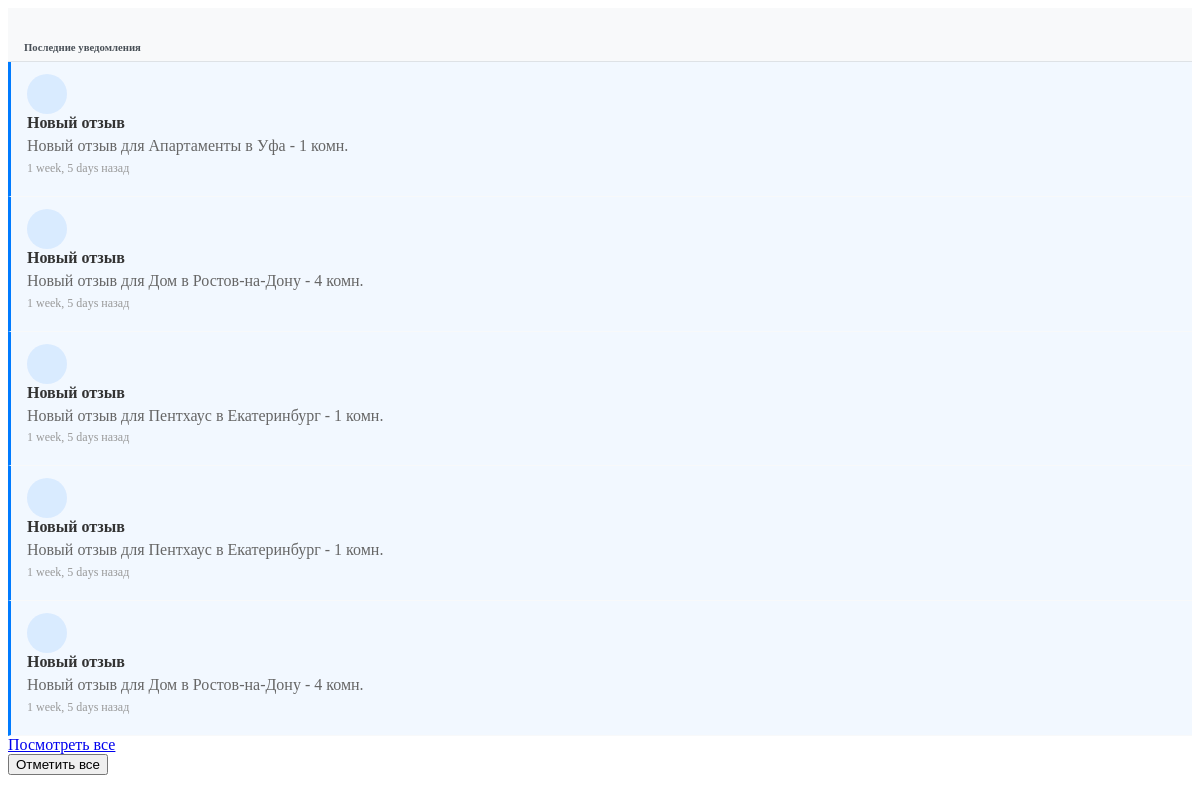
The page /notifications/api/recent/ (signed in) on the database as committed earlier.
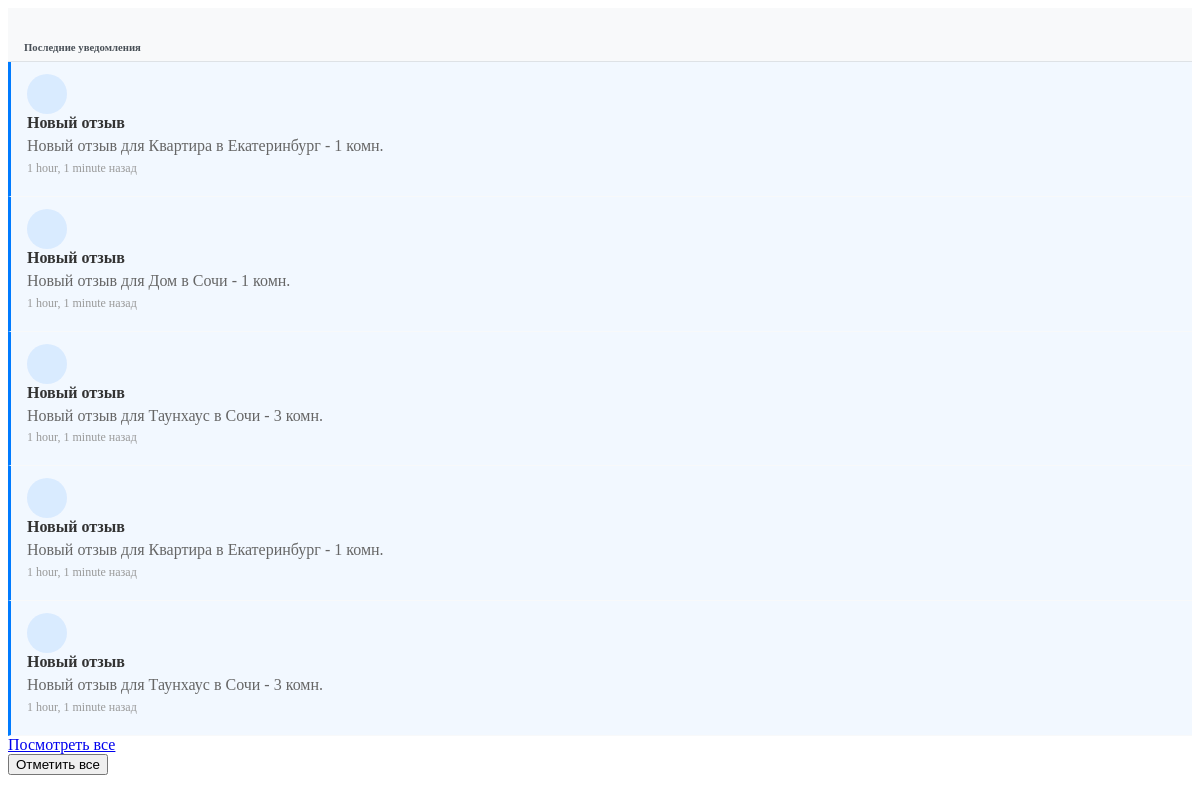
The same page on the database as committed later.
### notifications/models.py (models this page shows, shortened)
class Notification(models.Model):
    NOTIFICATION_TYPES = [
        ('booking_request', _('Booking Request')),
        ('booking_confirmed', _('Booking Confirmed')),
        ('booking_canceled', _('Booking Canceled')),
        ('message_received', _('Message Received')),
        ('review_received', _('Review Received')),
        ('listing_approved', _('Listing Approved')),
        ('payment_received', _('Payment Received')),
        ('system', _('System Notification')),
    ]
    user = models.ForeignKey(
        settings.AUTH_USER_MODEL,
        on_delete=models.CASCADE,
        related_name='notifications',
        verbose_name=_("User")
    )
    notification_type = models.CharField(
        _("Notification Type"),
        max_length=30,
        choices=NOTIFICATION_TYPES
    )
    title = models.CharField(_("Title"), max_length=255)
    message = models.TextField(_("Message"))
    is_read = models.BooleanField(_("Is Read"), default=False)
    booking = models.ForeignKey(
        'listings.Booking',
        on_delete=models.CASCADE,
        related_name='notifications',
        null=True,
        blank=True,
        verbose_name=_("Related Booking")
    )
    listing = models.ForeignKey(
        'listings.Listing',
        on_delete=models.CASCADE,
        related_name='notifications',
        null=True,
        blank=True,
        verbose_name=_("Related Listing")
    )
    conversation = models.ForeignKey(
        'chat.Conversation',
        on_delete=models.CASCADE,
        related_name='notifications',
        null=True,
        blank=True,
        verbose_name=_("Related Conversation")
    )
    review = models.ForeignKey(
        'listings.Review',
        on_delete=models.CASCADE,
        related_name='notifications',
        null=True,
        blank=True,
        verbose_name=_("Related Review")
    )
    created_at = models.DateTimeField(_("Created At"), auto_now_add=True)
    class Meta:
        verbose_name = _("Notification")
        verbose_name_plural = _("Notifications")
        ordering = ['-created_at']

### notifications/views.py (the view)
# urls.py: path('api/recent/', views.recent_notifications, name='recent_notifications'),
@login_required
def recent_notifications(request):
    notifications = request.user.notifications.all().order_by('-created_at')[:5]
    return render(request, 'notifications/partials/recent_notifications.html', {
        'notifications': notifications
    })

### notifications/templatetags/notify_tags.py (called while the page is built)
@register.filter
def notification_target_url(notification):
    if notification.booking:
        return f"/listings/bookings/{notification.booking.booking_reference}/"
    elif notification.conversation:
        return f"/chat/{notification.conversation.id}/"
    elif notification.listing:
        return f"/listings/{notification.listing.id}/"
    elif notification.review:
        return f"/listings/{notification.review.listing.id}/"
    return "/notifications/"

### notifications/templates/notifications/partials/recent_notifications.html (shortened to what this page needs)
<div class="dropdown-menu-header">
    <h6 class="dropdown-header">Последние уведомления</h6>
</div>
{% if notifications %}
    {% for notification in notifications %}
    <div class="dropdown-item notification-item {% if not notification.is_read %}unread{% endif %}"
         data-notification-id="{{ notification.id }}"
         data-target-url="{% load notify_tags %}{{ notification|notification_target_url }}"
         style="cursor: pointer;">
        <div class="d-flex">
            <div class="notification-icon me-2">
            </div>
            <div class="flex-grow-1">
                <div class="notification-title small fw-bold">{{ notification.title }}</div>
                <div class="notification-message small text-muted">{{ notification.message|truncatechars:60 }}</div>
                <div class="notification-time small text-muted">{{ notification.created_at|timesince }} назад</div>
            </div>
            {% if not notification.is_read %}
                <div class="notification-dot">
                    <span class="badge bg-primary rounded-pill">&nbsp;</span>
                </div>
            {% endif %}
        </div>
    </div>
    {% endfor %}
    <div class="dropdown-item text-center">
        <a href="{% url 'notifications:notification_list' %}" class="btn btn-sm btn-outline-primary">Посмотреть все</a>
    </div>
    <div class="dropdown-item text-center">
        <button class="btn btn-sm btn-outline-secondary" onclick="markAllNotificationsRead()">Отметить все</button>
    </div>
{% else %}
    <div class="empty-notifications">
        <i class="fas fa-bell-slash fa-2x"></i>
        <p class="mb-0">Нет уведомлений</p>
    </div>
{% endif %}

Rows that differ between the two databases and show on the page:
no longer on this page (row unchanged): Notification: title "Новый отзыв", message "Новый отзыв для Апартаменты в Уфа - 1 комн.", created_at "1 week, 5 days"
no longer on this page (row unchanged): Notification: title "Новый отзыв", message "Новый отзыв для Дом в Ростов-на-Дону - 4 комн.", created_at "1 week, 5 days"
no longer on this page (row unchanged): Notification: title "Новый отзыв", message "Новый отзыв для Пентхаус в Екатеринбург - 1 комн.", created_at "1 week, 5 days"
no longer on this page (row unchanged): Notification: title "Новый отзыв", message "Новый отзыв для Пентхаус в Екатеринбург - 1 комн.", created_at "1 week, 5 days"
no longer on this page (row unchanged): Notification: title "Новый отзыв", message "Новый отзыв для Дом в Ростов-на-Дону - 4 комн.", created_at "1 week, 5 days"
added Notification: title "Новый отзыв", message "Новый отзыв для Квартира в Екатеринбург - 1 комн.", created_at "1 hour, 1 minute"
added Notification: title "Новый отзыв", message "Новый отзыв для Дом в Сочи - 1 комн.", created_at "1 hour, 1 minute"
added Notification: title "Новый отзыв", message "Новый отзыв для Таунхаус в Сочи - 3 комн.", created_at "1 hour, 1 minute"
added Notification: title "Новый отзыв", message "Новый отзыв для Квартира в Екатеринбург - 1 комн.", created_at "1 hour, 1 minute"
added Notification: title "Новый отзыв", message "Новый отзыв для Таунхаус в Сочи - 3 комн.", created_at "1 hour, 1 minute"
